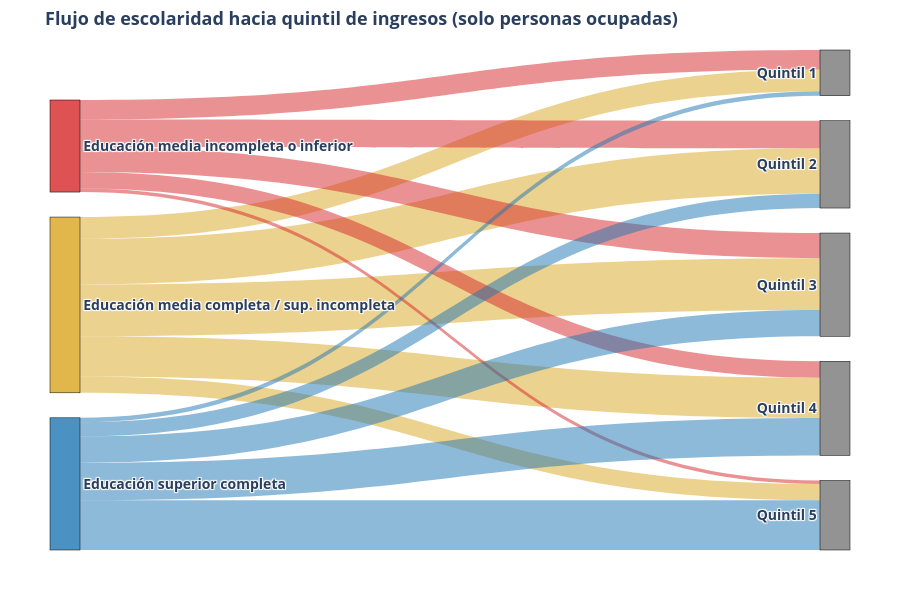

Here is the notebook cell this chart was saved with:
### Code cell
import plotly.graph_objects as go
# 1. Filtrar: Excluir 'No sabe' en educación Y dejar solo a los 'Ocupados' (activ == 1)
df_alluvial = df[(df['educc'] != -88) & (df['activ'] == 1)].copy()

# 2. Mapeos de categorías
educc_map = {
    0: 'Educación media incompleta o inferior',
    1: 'Educación media incompleta o inferior',
    2: 'Educación media incompleta o inferior',
    3: 'Educación media incompleta o inferior',
    4: 'Educación media completa / sup. incompleta',
    5: 'Educación media completa / sup. incompleta',
    6: 'Educación superior completa'
}

qaut_map = {
    1: 'Quintil 1',
    2: 'Quintil 2',
    3: 'Quintil 3',
    4: 'Quintil 4',
    5: 'Quintil 5'
}

df_alluvial['educc_label'] = df_alluvial['educc'].map(educc_map)
df_alluvial['qaut_label'] = df_alluvial['qaut'].map(qaut_map)
df_alluvial = df_alluvial.dropna(subset=['educc_label', 'qaut_label'])

# 3. Agrupar flujos
flujos = df_alluvial.groupby(['educc_label', 'qaut_label']).size().reset_index(name='cantidad')

# 4. DEFINICIÓN DE COLORES
# Colores semitransparentes para los flujos (basados en origen)
color_flujos_dict = {
    'Educación media incompleta o inferior': 'rgba(214, 39, 40, 0.5)',   # Rojo
    'Educación media completa / sup. incompleta': 'rgba(218, 165, 32, 0.5)',   # Dorado
    'Educación superior completa': 'rgba(31, 119, 180, 0.5)'    # Azul
}

# Colores sólidos para los nodos
color_nodos_dict = {
    'Quintil 1': 'rgba(120, 120, 120, 0.8)',
    'Quintil 2': 'rgba(120, 120, 120, 0.8)',
    'Quintil 3': 'rgba(120, 120, 120, 0.8)',
    'Quintil 4': 'rgba(120, 120, 120, 0.8)',
    'Quintil 5': 'rgba(120, 120, 120, 0.8)',
    # Colores primarios para los nodos de origen
    'Educación media incompleta o inferior': 'rgba(214, 39, 40, 0.8)',
    'Educación media completa / sup. incompleta': 'rgba(218, 165, 32, 0.8)',
    'Educación superior completa': 'rgba(31, 119, 180, 0.8)'
}

# Asignar color a los flujos
colores_enlaces = flujos['educc_label'].map(color_flujos_dict).tolist()

# 5. Preparar Nodos
nodos_origen = [
    'Educación media incompleta o inferior',
    'Educación media completa / sup. incompleta',
    'Educación superior completa'
]
nodos_destino = [qaut_map[i] for i in range(1, 6)]
todos_los_nodos = nodos_origen + nodos_destino

# Agregamos etiquetas HTML <b> para que todo el texto aparezca en Negrita y contraste mejor
etiquetas_en_negrita = [f"<b>{nodo}</b>" for nodo in todos_los_nodos]

indice_nodos = {nodo: i for i, nodo in enumerate(todos_los_nodos)}
colores_nodos_lista = [color_nodos_dict[nodo] for nodo in todos_los_nodos]

# 6. Preparar Enlaces
indices_origen = flujos['educc_label'].map(indice_nodos).tolist()
indices_destino = flujos['qaut_label'].map(indice_nodos).tolist()
valores = flujos['cantidad'].tolist()

# 7. Generar Gráfico
fig = go.Figure(data=[go.Sankey(
    textfont=dict(size=14), # Aumentamos el tamaño y dejamos que Plotly elija el color según el modo (claro/oscuro)
    node = dict(
      pad = 25,
      thickness = 30,
      line = dict(color = "black", width = 0.5),
      label = etiquetas_en_negrita, # Usamos las etiquetas con negrita
      color = colores_nodos_lista 
    ),
    link = dict(
      source = indices_origen,
      target = indices_destino,
      value = valores,
      color = colores_enlaces 
    )
)])

fig.update_layout(
    title_text="<b>Flujo de escolaridad hacia quintil de ingresos (solo personas ocupadas)</b>",
    font_size=13,
    height=600,
    margin=dict(t=50, l=50, r=50, b=50)
)

fig.show()

### Figure 1 — Plotly figure (JSON) as saved in the notebook; plotly's stock layout.template omitted (floating-point values rounded to 4 significant figures)
{"data": [{"link": {"color": ["rgba(218, 165, 32, 0.5)", "rgba(218, 165, 32, 0.5)", "rgba(218, 165, 32, 0.5)", "rgba(218, 165, 32, 0.5)", "rgba(218, 165, 32, 0.5)", "rgba(214, 39, 40, 0.5)", "rgba(214, 39, 40, 0.5)", "rgba(214, 39, 40, 0.5)", "rgba(214, 39, 40, 0.5)", "rgba(214, 39, 40, 0.5)", "rgba(31, 119, 180, 0.5)", "rgba(31, 119, 180, 0.5)", "rgba(31, 119, 180, 0.5)", "rgba(31, 119, 180, 0.5)", "rgba(31, 119, 180, 0.5)"], "source": [1, 1, 1, 1, 1, 0, 0, 0, 0, 0, 2, 2, 2, 2, 2], "target": [3, 4, 5, 6, 7, 3, 4, 5, 6, 7, 3, 4, 5, 6, 7], "value": [5185, 10831, 12357, 9542, 3882, 4636, 6527, 5971, 3919, 835, 1056, 3400, 6227, 8927, 11823]}, "node": {"color": ["rgba(214, 39, 40, 0.8)", "rgba(218, 165, 32, 0.8)", "rgba(31, 119, 180, 0.8)", "rgba(120, 120, 120, 0.8)", "rgba(120, 120, 120, 0.8)", "rgba(120, 120, 120, 0.8)", "rgba(120, 120, 120, 0.8)", "rgba(120, 120, 120, 0.8)"], "label": ["<b>Educación media incompleta o inferior</b>", "<b>Educación media completa / sup. incompleta</b>", "<b>Educación superior completa</b>", "<b>Quintil 1</b>", "<b>Quintil 2</b>", "<b>Quintil 3</b>", "<b>Quintil 4</b>", "<b>Quintil 5</b>"], "line": {"color": "black", "width": 0.5}, "pad": 25, "thickness": 30}, "textfont": {"size": 14}, "type": "sankey"}], "layout": {"font": {"size": 13}, "height": 600, "margin": {"b": 50, "l": 50, "r": 50, "t": 50}, "title": {"text": "<b>Flujo de escolaridad hacia quintil de ingresos (solo personas ocupadas)</b>"}}}
